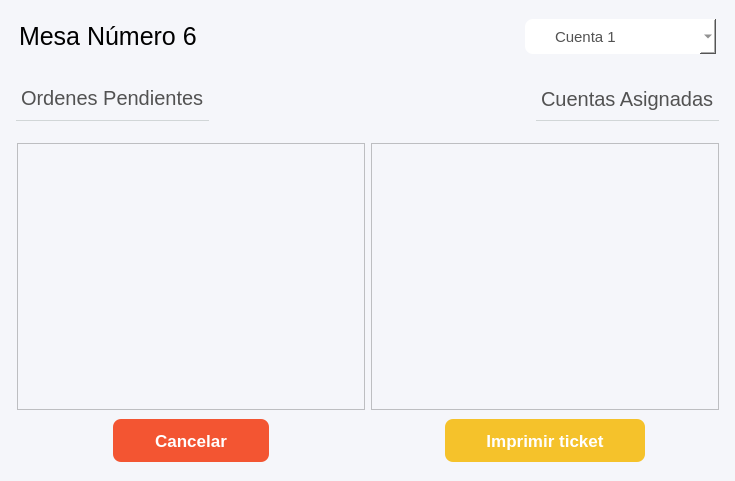
<?xml version="1.0" encoding="UTF-8"?>
<ui version="4.0">
 <class>cuentas</class>
 <widget class="QWidget" name="cuentas">
  <property name="geometry">
   <rect>
    <x>0</x>
    <y>0</y>
    <width>735</width>
    <height>481</height>
   </rect>
  </property>
  <property name="windowTitle">
   <string>Appetizer</string>
  </property>
  <property name="styleSheet">
   <string notr="true">background: #F5F6FA;</string>
  </property>
  <layout class="QGridLayout" name="gridLayout_2">
   <item row="0" column="0">
    <layout class="QVBoxLayout" name="verticalLayout">
     <item>
      <layout class="QHBoxLayout" name="horizontalLayout">
       <property name="leftMargin">
        <number>8</number>
       </property>
       <property name="topMargin">
        <number>8</number>
       </property>
       <property name="rightMargin">
        <number>8</number>
       </property>
       <property name="bottomMargin">
        <number>8</number>
       </property>
       <item>
        <widget class="QLabel" name="label">
         <property name="styleSheet">
          <string notr="true">font-size: 25px;</string>
         </property>
         <property name="text">
          <string>Mesa Número 6</string>
         </property>
        </widget>
       </item>
       <item>
        <spacer name="horizontalSpacer">
         <property name="orientation">
          <enum>Qt::Horizontal</enum>
         </property>
         <property name="sizeHint" stdset="0">
          <size>
           <width>138</width>
           <height>20</height>
          </size>
         </property>
        </spacer>
       </item>
       <item>
        <widget class="QComboBox" name="comboBox">
         <property name="minimumSize">
          <size>
           <width>191</width>
           <height>0</height>
          </size>
         </property>
         <property name="maximumSize">
          <size>
           <width>16777215</width>
           <height>35</height>
          </size>
         </property>
         <property name="cursor">
          <cursorShape>PointingHandCursor</cursorShape>
         </property>
         <property name="styleSheet">
          <string notr="true">border: none;
border-radius: 8px;
background: #FFF;
padding: 30px;
color: #525252;
font-size: 15px;</string>
         </property>
         <property name="maxVisibleItems">
          <number>15</number>
         </property>
         <item>
          <property name="text">
           <string>Cuenta 1</string>
          </property>
         </item>
         <item>
          <property name="text">
           <string>Cuenta 2</string>
          </property>
         </item>
        </widget>
       </item>
      </layout>
     </item>
     <item>
      <spacer name="verticalSpacer">
       <property name="orientation">
        <enum>Qt::Vertical</enum>
       </property>
       <property name="sizeType">
        <enum>QSizePolicy::Fixed</enum>
       </property>
       <property name="sizeHint" stdset="0">
        <size>
         <width>20</width>
         <height>13</height>
        </size>
       </property>
      </spacer>
     </item>
     <item>
      <layout class="QHBoxLayout" name="horizontalLayout_2">
       <property name="leftMargin">
        <number>5</number>
       </property>
       <property name="topMargin">
        <number>5</number>
       </property>
       <property name="rightMargin">
        <number>5</number>
       </property>
       <property name="bottomMargin">
        <number>5</number>
       </property>
       <item>
        <widget class="QLabel" name="label_2">
         <property name="maximumSize">
          <size>
           <width>16777215</width>
           <height>39</height>
          </size>
         </property>
         <property name="styleSheet">
          <string notr="true">font-size: 20px;
border-bottom:1px solid #d1d6d7;
padding-bottom:10px;
color:#525252;</string>
         </property>
         <property name="text">
          <string>Ordenes Pendientes</string>
         </property>
         <property name="margin">
          <number>0</number>
         </property>
        </widget>
       </item>
       <item>
        <spacer name="horizontalSpacer_2">
         <property name="orientation">
          <enum>Qt::Horizontal</enum>
         </property>
         <property name="sizeHint" stdset="0">
          <size>
           <width>40</width>
           <height>20</height>
          </size>
         </property>
        </spacer>
       </item>
       <item>
        <widget class="QLabel" name="label_3">
         <property name="maximumSize">
          <size>
           <width>16777215</width>
           <height>39</height>
          </size>
         </property>
         <property name="styleSheet">
          <string notr="true">font-size: 20px;
border-bottom:1px solid #d1d6d7;
padding-bottom:9px;
color:#525252;</string>
         </property>
         <property name="text">
          <string>Cuentas Asignadas</string>
         </property>
         <property name="margin">
          <number>0</number>
         </property>
        </widget>
       </item>
      </layout>
     </item>
     <item>
      <spacer name="verticalSpacer_2">
       <property name="orientation">
        <enum>Qt::Vertical</enum>
       </property>
       <property name="sizeType">
        <enum>QSizePolicy::Fixed</enum>
       </property>
       <property name="sizeHint" stdset="0">
        <size>
         <width>20</width>
         <height>7</height>
        </size>
       </property>
      </spacer>
     </item>
     <item>
      <layout class="QGridLayout" name="gridLayout">
       <property name="leftMargin">
        <number>6</number>
       </property>
       <property name="topMargin">
        <number>4</number>
       </property>
       <property name="rightMargin">
        <number>5</number>
       </property>
       <property name="bottomMargin">
        <number>5</number>
       </property>
       <item row="0" column="0">
        <widget class="QListWidget" name="listordenes">
         <property name="minimumSize">
          <size>
           <width>0</width>
           <height>236</height>
          </size>
         </property>
         <property name="cursor" stdset="0">
          <cursorShape>OpenHandCursor</cursorShape>
         </property>
         <property name="styleSheet">
          <string notr="true">border-color:#d1d6d7;
color:#000;
</string>
         </property>
        </widget>
       </item>
       <item row="0" column="1">
        <widget class="QListWidget" name="listcuentas">
         <property name="minimumSize">
          <size>
           <width>0</width>
           <height>236</height>
          </size>
         </property>
         <property name="cursor" stdset="0">
          <cursorShape>ClosedHandCursor</cursorShape>
         </property>
         <property name="styleSheet">
          <string notr="true">border-color:#d1d6d7;</string>
         </property>
        </widget>
       </item>
       <item row="1" column="1">
        <layout class="QHBoxLayout" name="horizontalLayout_3">
         <property name="leftMargin">
          <number>3</number>
         </property>
         <property name="topMargin">
          <number>3</number>
         </property>
         <property name="rightMargin">
          <number>3</number>
         </property>
         <property name="bottomMargin">
          <number>3</number>
         </property>
         <item>
          <spacer name="horizontalSpacer_3">
           <property name="orientation">
            <enum>Qt::Horizontal</enum>
           </property>
           <property name="sizeHint" stdset="0">
            <size>
             <width>40</width>
             <height>20</height>
            </size>
           </property>
          </spacer>
         </item>
         <item>
          <widget class="QPushButton" name="pbimprimir">
           <property name="minimumSize">
            <size>
             <width>200</width>
             <height>43</height>
            </size>
           </property>
           <property name="cursor">
            <cursorShape>PointingHandCursor</cursorShape>
           </property>
           <property name="styleSheet">
            <string notr="true">background: #f5c22b;
border: none;
border-radius: 8px;
color: #FFF;
font-weight: bold;
font-size: 17px;</string>
           </property>
           <property name="text">
            <string>Imprimir ticket</string>
           </property>
          </widget>
         </item>
         <item>
          <spacer name="horizontalSpacer_4">
           <property name="orientation">
            <enum>Qt::Horizontal</enum>
           </property>
           <property name="sizeHint" stdset="0">
            <size>
             <width>40</width>
             <height>20</height>
            </size>
           </property>
          </spacer>
         </item>
        </layout>
       </item>
       <item row="1" column="0">
        <layout class="QHBoxLayout" name="horizontalLayout_4">
         <property name="leftMargin">
          <number>3</number>
         </property>
         <property name="topMargin">
          <number>3</number>
         </property>
         <property name="rightMargin">
          <number>3</number>
         </property>
         <property name="bottomMargin">
          <number>3</number>
         </property>
         <item>
          <spacer name="horizontalSpacer_6">
           <property name="orientation">
            <enum>Qt::Horizontal</enum>
           </property>
           <property name="sizeHint" stdset="0">
            <size>
             <width>40</width>
             <height>20</height>
            </size>
           </property>
          </spacer>
         </item>
         <item>
          <widget class="QPushButton" name="pbcancelar">
           <property name="minimumSize">
            <size>
             <width>156</width>
             <height>43</height>
            </size>
           </property>
           <property name="cursor">
            <cursorShape>PointingHandCursor</cursorShape>
           </property>
           <property name="styleSheet">
            <string notr="true">background: #F35532;
border: none;
border-radius: 8px;
color: #FFF;
font-weight: bold;
font-size: 17px;</string>
           </property>
           <property name="text">
            <string>Cancelar</string>
           </property>
          </widget>
         </item>
         <item>
          <spacer name="horizontalSpacer_5">
           <property name="orientation">
            <enum>Qt::Horizontal</enum>
           </property>
           <property name="sizeHint" stdset="0">
            <size>
             <width>40</width>
             <height>20</height>
            </size>
           </property>
          </spacer>
         </item>
        </layout>
       </item>
      </layout>
     </item>
    </layout>
   </item>
  </layout>
 </widget>
 <resources/>
 <connections/>
</ui>
